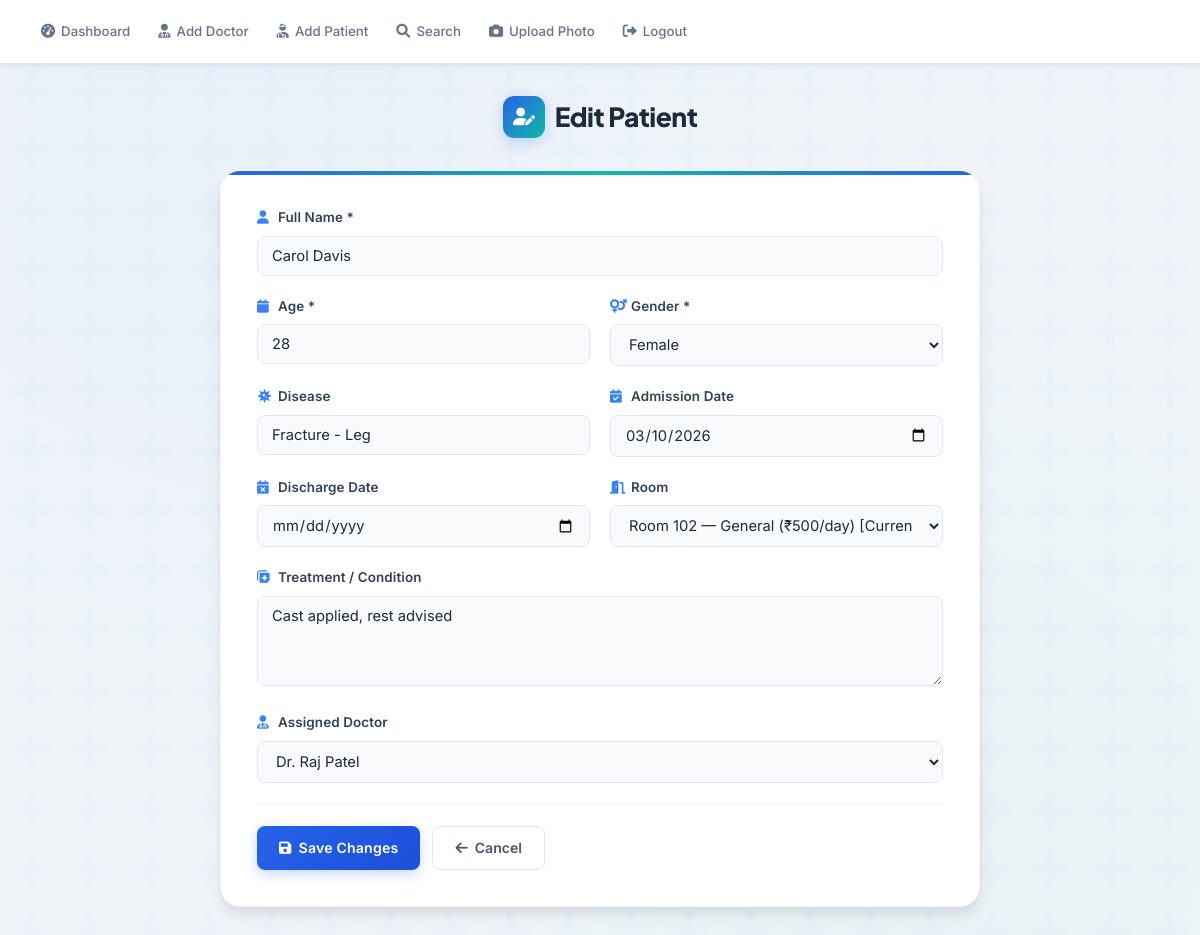
The page /edit_patient.php?id=3 (signed in) on the database its author committed.
### tables this page shows
CREATE TABLE patients (
    patient_id          INT AUTO_INCREMENT PRIMARY KEY,
    name                VARCHAR(100) NOT NULL,
    age                 INT NOT NULL,
    gender              ENUM('Male','Female','Other') NOT NULL,
    disease             VARCHAR(150) DEFAULT NULL,
    treatment           TEXT DEFAULT NULL,
    admission_date      DATE DEFAULT NULL,
    discharge_date      DATE DEFAULT NULL,
    assigned_doctor_id  INT DEFAULT NULL,
    room_id             INT DEFAULT NULL,
    created_at          TIMESTAMP DEFAULT CURRENT_TIMESTAMP,
    FOREIGN KEY (assigned_doctor_id) REFERENCES doctors(doctor_id) ON DELETE SET NULL,
    FOREIGN KEY (room_id) REFERENCES rooms(room_id) ON DELETE SET NULL
);

CREATE TABLE doctors (
    doctor_id       INT AUTO_INCREMENT PRIMARY KEY,
    name            VARCHAR(100) NOT NULL,
    specialization  VARCHAR(100) NOT NULL,
    license_no      VARCHAR(50)  NOT NULL UNIQUE,
    contact         VARCHAR(20)  NOT NULL,
    password        VARCHAR(255) NOT NULL,
    photo_path      VARCHAR(255) DEFAULT 'images/ram.jpg',
    created_at      TIMESTAMP DEFAULT CURRENT_TIMESTAMP
);

### edit_patient.php (the view, shortened to what this page needs)
<?php
include 'db_connect.php';
$patient_id = (int)$_GET['id'];
$stmt = $conn->prepare("SELECT * FROM patients WHERE patient_id = ?");
$stmt->bind_param("i", $patient_id);
$stmt->execute();
$result = $stmt->get_result();
$patient = $result->fetch_assoc();
$doctors = $conn->query("SELECT doctor_id, name FROM doctors ORDER BY name ASC");
?>
<!DOCTYPE html>
<html lang="en">
<head>
    <link rel="stylesheet" href="style.css">
    <link href="https://cdnjs.cloudflare.com/ajax/libs/font-awesome/6.0.0/css/all.min.css" rel="stylesheet">
</head>
<body>
<div class="navbar">
    <a href="dashboard.php"><i class="fas fa-tachometer-alt"></i> Dashboard</a>
    <a href="add_doctor.php"><i class="fas fa-user-md"></i> Add Doctor</a>
    <a href="add_patient.php"><i class="fas fa-user-injured"></i> Add Patient</a>
    <a href="search_patient.php"><i class="fas fa-search"></i> Search</a>
    <a href="upload_doctor_photo.php"><i class="fas fa-camera"></i> Upload Photo</a>
    <a href="logout.php"><i class="fas fa-sign-out-alt"></i> Logout</a>
</div>
<div class="container">
    <h1><i class="fas fa-user-edit"></i> Edit Patient</h1>
    <form method="POST" action="edit_patient.php?id=<?php echo $patient_id; ?>" class="form-container">
        <div class="form-group">
            <label><i class="fas fa-user"></i> Full Name *</label>
            <input type="text" name="name" value="<?php echo htmlspecialchars($patient['name']); ?>" required>
        </div>
        <div class="form-row">
            <div class="form-group">
                <label><i class="fas fa-calendar"></i> Age *</label>
                <input type="number" name="age" min="0" max="120" value="<?php echo $patient['age']; ?>" required>
            </div>
            <div class="form-group">
                <label><i class="fas fa-venus-mars"></i> Gender *</label>
                <select name="gender" required>
                    <?php foreach(['Male','Female','Other'] as $g): ?>
                        <option value="<?php echo $g; ?>" <?php echo $patient['gender'] == $g ? 'selected' : ''; ?>><?php echo $g; ?></option>
                    <?php endforeach; ?>
                </select>
            </div>
        </div>
        <div class="form-row">
            <div class="form-group">
                <label><i class="fas fa-virus"></i> Disease</label>
                <input type="text" name="disease" value="<?php echo htmlspecialchars($patient['disease'] ?? ''); ?>">
            </div>
            <div class="form-group">
                <label><i class="fas fa-calendar-check"></i> Admission Date</label>
                <input type="date" name="admission_date" value="<?php echo $patient['admission_date'] ?? ''; ?>">
            </div>
        </div>
        <div class="form-row">
            <div class="form-group">
                <label><i class="fas fa-calendar-times"></i> Discharge Date</label>
                <input type="date" name="discharge_date" value="<?php echo $patient['discharge_date'] ?? ''; ?>">
            </div>
            <div class="form-group">
                <label><i class="fas fa-door-open"></i> Room</label>
                <select name="room_id">
                    <?php
                    $rooms_q = $conn->query("SELECT * FROM rooms WHERE status='Available' OR room_id=" . (int)($patient['room_id'] ?? 0) . " ORDER BY room_type, room_number");
                    while($rm = $rooms_q->fetch_assoc()):
                    ?>
                    <option value="<?php echo $rm['room_id']; ?>" <?php echo $patient['room_id'] == $rm['room_id'] ? 'selected' : ''; ?>>
                        Room <?php echo $rm['room_number']; ?> — <?php echo $rm['room_type']; ?> (₹<?php echo number_format($rm['price_per_day'],0); ?>/day)
                    </option>
                    <?php endwhile; ?>
                </select>
            </div>
        </div>
        <div class="form-group">
            <label><i class="fas fa-notes-medical"></i> Treatment / Condition</label>
            <textarea name="treatment" rows="3"><?php echo htmlspecialchars($patient['treatment'] ?? ''); ?></textarea>
        </div>
        <div class="form-group">
            <label><i class="fas fa-user-md"></i> Assigned Doctor</label>
            <select name="assigned_doctor_id">
                <?php $doctors->data_seek(0); while($doc = $doctors->fetch_assoc()): ?>
                    <option value="<?php echo $doc['doctor_id']; ?>"
                        <?php echo $patient['assigned_doctor_id'] == $doc['doctor_id'] ? 'selected' : ''; ?>>
                        <?php echo htmlspecialchars($doc['name']); ?>
                    </option>
                <?php endwhile; ?>
            </select>
        </div>
        <div class="form-actions">
            <button type="submit" name="update_patient" class="btn-primary">
                <i class="fas fa-save"></i> Save Changes
            </button>
            <a href="dashboard.php" class="btn-secondary">
                <i class="fas fa-arrow-left"></i> Cancel
            </a>
        </div>
    </form>
</div>
</body>
</html>

### rows shown on the page
patients: name "Carol Davis", age "28", gender "Female", disease "Fracture - Leg", admission_date "03/10/2026", room_id "Room 102 — General (₹500/day) [Current]", treatment "Cast applied, rest advised", assigned_doctor_id "Dr. Raj Patel"
